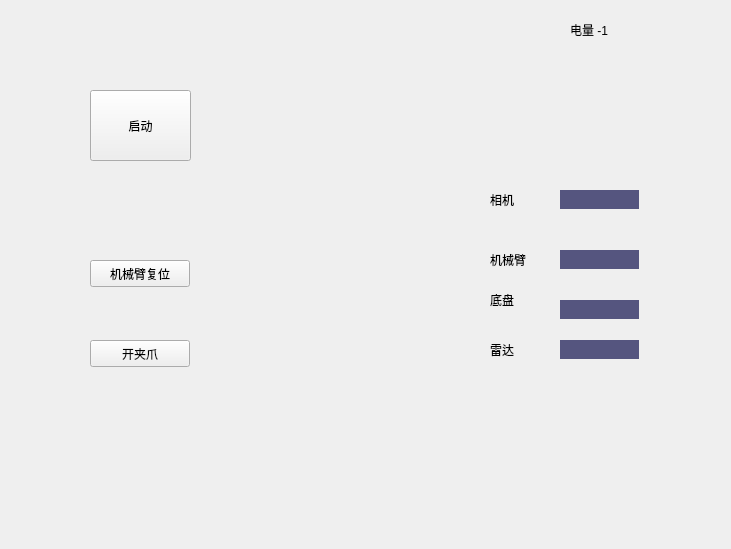
<?xml version="1.0" encoding="UTF-8"?>
<ui version="4.0">
 <class>Form</class>
 <widget class="QWidget" name="Form">
  <property name="geometry">
   <rect>
    <x>0</x>
    <y>0</y>
    <width>731</width>
    <height>549</height>
   </rect>
  </property>
  <property name="windowTitle">
   <string>Form</string>
  </property>
  <widget class="QPushButton" name="pushButton">
   <property name="geometry">
    <rect>
     <x>90</x>
     <y>90</y>
     <width>101</width>
     <height>71</height>
    </rect>
   </property>
   <property name="text">
    <string>启动</string>
   </property>
  </widget>
  <widget class="QLabel" name="label">
   <property name="geometry">
    <rect>
     <x>570</x>
     <y>20</y>
     <width>79</width>
     <height>19</height>
    </rect>
   </property>
   <property name="text">
    <string>电量 -1</string>
   </property>
  </widget>
  <widget class="QLabel" name="label_2">
   <property name="geometry">
    <rect>
     <x>490</x>
     <y>190</y>
     <width>41</width>
     <height>19</height>
    </rect>
   </property>
   <property name="text">
    <string>相机</string>
   </property>
  </widget>
  <widget class="QLabel" name="label_3">
   <property name="geometry">
    <rect>
     <x>490</x>
     <y>250</y>
     <width>51</width>
     <height>20</height>
    </rect>
   </property>
   <property name="text">
    <string>机械臂</string>
   </property>
  </widget>
  <widget class="QLabel" name="label_4">
   <property name="geometry">
    <rect>
     <x>490</x>
     <y>290</y>
     <width>41</width>
     <height>20</height>
    </rect>
   </property>
   <property name="text">
    <string>底盘</string>
   </property>
  </widget>
  <widget class="QLabel" name="label_5">
   <property name="geometry">
    <rect>
     <x>490</x>
     <y>340</y>
     <width>41</width>
     <height>19</height>
    </rect>
   </property>
   <property name="text">
    <string>雷达</string>
   </property>
  </widget>
  <widget class="QLabel" name="label_6">
   <property name="geometry">
    <rect>
     <x>560</x>
     <y>190</y>
     <width>79</width>
     <height>19</height>
    </rect>
   </property>
   <property name="styleSheet">
    <string notr="true">background-color: rgb(85, 85, 127);</string>
   </property>
   <property name="text">
    <string/>
   </property>
  </widget>
  <widget class="QLabel" name="label_7">
   <property name="geometry">
    <rect>
     <x>560</x>
     <y>250</y>
     <width>79</width>
     <height>19</height>
    </rect>
   </property>
   <property name="styleSheet">
    <string notr="true">background-color: rgb(85, 85, 127);</string>
   </property>
   <property name="text">
    <string/>
   </property>
  </widget>
  <widget class="QLabel" name="label_8">
   <property name="geometry">
    <rect>
     <x>560</x>
     <y>300</y>
     <width>79</width>
     <height>19</height>
    </rect>
   </property>
   <property name="styleSheet">
    <string notr="true">background-color: rgb(85, 85, 127);</string>
   </property>
   <property name="text">
    <string/>
   </property>
  </widget>
  <widget class="QLabel" name="label_9">
   <property name="geometry">
    <rect>
     <x>560</x>
     <y>340</y>
     <width>79</width>
     <height>19</height>
    </rect>
   </property>
   <property name="styleSheet">
    <string notr="true">background-color: rgb(85, 85, 127);</string>
   </property>
   <property name="text">
    <string/>
   </property>
  </widget>
  <widget class="QPushButton" name="pushButton_2">
   <property name="geometry">
    <rect>
     <x>90</x>
     <y>260</y>
     <width>100</width>
     <height>27</height>
    </rect>
   </property>
   <property name="text">
    <string>机械臂复位</string>
   </property>
  </widget>
  <widget class="QLabel" name="label_10">
   <property name="geometry">
    <rect>
     <x>100</x>
     <y>470</y>
     <width>431</width>
     <height>19</height>
    </rect>
   </property>
   <property name="text">
    <string/>
   </property>
  </widget>
  <widget class="QPushButton" name="pushButton_3">
   <property name="geometry">
    <rect>
     <x>90</x>
     <y>340</y>
     <width>100</width>
     <height>27</height>
    </rect>
   </property>
   <property name="text">
    <string>开夹爪</string>
   </property>
  </widget>
 </widget>
 <resources/>
 <connections>
  <connection>
   <sender>pushButton</sender>
   <signal>clicked(bool)</signal>
   <receiver>Form</receiver>
   <slot>StartStop()</slot>
   <hints>
    <hint type="sourcelabel">
     <x>126</x>
     <y>160</y>
    </hint>
    <hint type="destinationlabel">
     <x>441</x>
     <y>312</y>
    </hint>
   </hints>
  </connection>
  <connection>
   <sender>pushButton_2</sender>
   <signal>clicked()</signal>
   <receiver>Form</receiver>
   <slot>ArmRest()</slot>
   <hints>
    <hint type="sourcelabel">
     <x>145</x>
     <y>364</y>
    </hint>
    <hint type="destinationlabel">
     <x>329</x>
     <y>383</y>
    </hint>
   </hints>
  </connection>
  <connection>
   <sender>pushButton_3</sender>
   <signal>clicked()</signal>
   <receiver>Form</receiver>
   <slot>Grip()</slot>
   <hints>
    <hint type="sourcelabel">
     <x>144</x>
     <y>454</y>
    </hint>
    <hint type="destinationlabel">
     <x>342</x>
     <y>490</y>
    </hint>
   </hints>
  </connection>
 </connections>
 <slots>
  <slot>StartStop()</slot>
  <slot>ArmRest()</slot>
  <slot>Grip()</slot>
 </slots>
</ui>
